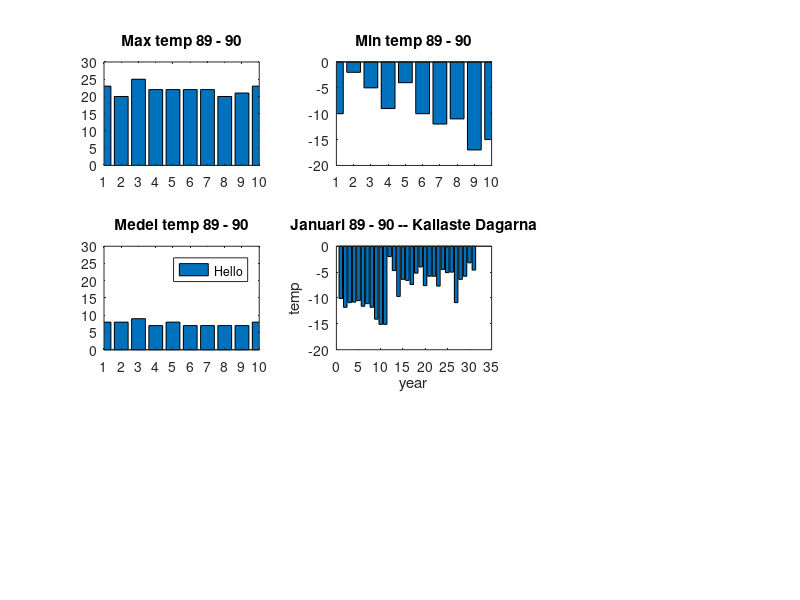

MATLAB code for this plot:
printf('Laddar Värden...\n')
clear
load VaderData.mat %Innehållet T

data = [81 82 83 84 85 86 87 88 89 90 ]; %Rad 1 är åren, rad 2 är max-, rad 3 är min- och slutligen rad 4 är medel-


for n = 1:10
  data(2, n) = round(max(T(:,n,:))); %Max-värdet varje år 
  data(3, n) = round(min(T(:,n,:))); %Minsta-värdet varje år
  data(4, n) = round(mean(T(:,n,:))); %Medelvärdet varje år
end 
printf("Max      temperatur år -81 till -90: \n")
fprintf(1,'%4d',data(2,:))
subplot(3,3,1)
bar(data(2,:))
title('Max temp 89 - 90')
ylim([0 30])
xlim([1 10])

printf("\nMinsta temperatur år -81 till -90: \n")
fprintf(1,'%4d',data(3,:))
subplot(3,3,2)
bar(data(3,:))
title('Min temp 89 - 90')
xlim([1 10])

printf("\nMedel  temperatur år -81 till -90: \n")
fprintf(1,'%4d',data(4,:))
subplot(3,3,4)
bar(data(4,:))
title('Medel temp 89 - 90')
ylim([0 30])
xlim([1 10])
legend("Hello","Hi","lol")

[varmastT, iVarmastT] = max(data(2,:));
[kallastT,iKallastT] = min(data(3,:));
printf('År %d var varmast med en temperatur på %d',iVarmastT,varmastT)
printf('År %d var kallast med en temperatur på %d',iKallastT,kallastT)


subplot(3,3,5)
imagesc(T)
title('Temperaturen genom alla tio år')
%delete('imagescT.png')
%print('imagescT.png')
colorbar('EastOutside')
%delete('imagescTVert.png')
%print('imagescTVert.png')

for i = 1:10
  jan(i,:) = T(1:31,i,:); %januari 1-31
  feb(i,:) = T(32:59,i,:); %februari 32 - 5
  mar(i,:) = T(60:90,i,:); %mars
  apr(i,:) = T(91:120,i,:); %april
  maj(i,:) = T(122:151,i,:); %maj
  jun(i,:) = T(152:181,i,:); %juni
  jul(i,:) = T(182:212,i,:); %juli
  aug(i,:) = T(213:243,i,:); %augusti
  sep(i,:) = T(244:273,i,:); %september
  okt(i,:) = T(274:304,i,:); %oktober
  nov(i,:) = T(305:334,i,:); %november
  dec(i,:) = T(335:365,i,:); %december
end


%jan(1,30) = januari år 81 dag 30
[kJTemp, iKJTemp ] = min(min(jan))
printf('Kallast januari var år %d, med en temperatur på %d', iKJTemp, kJTemp)
subplot(3,3,5)
bar(min(jan(:,:,:)))
title('Januari 89 - 90 -- Kallaste Dagarna')
xlabel("year")
ylabel("temp")
fig = gcf()
